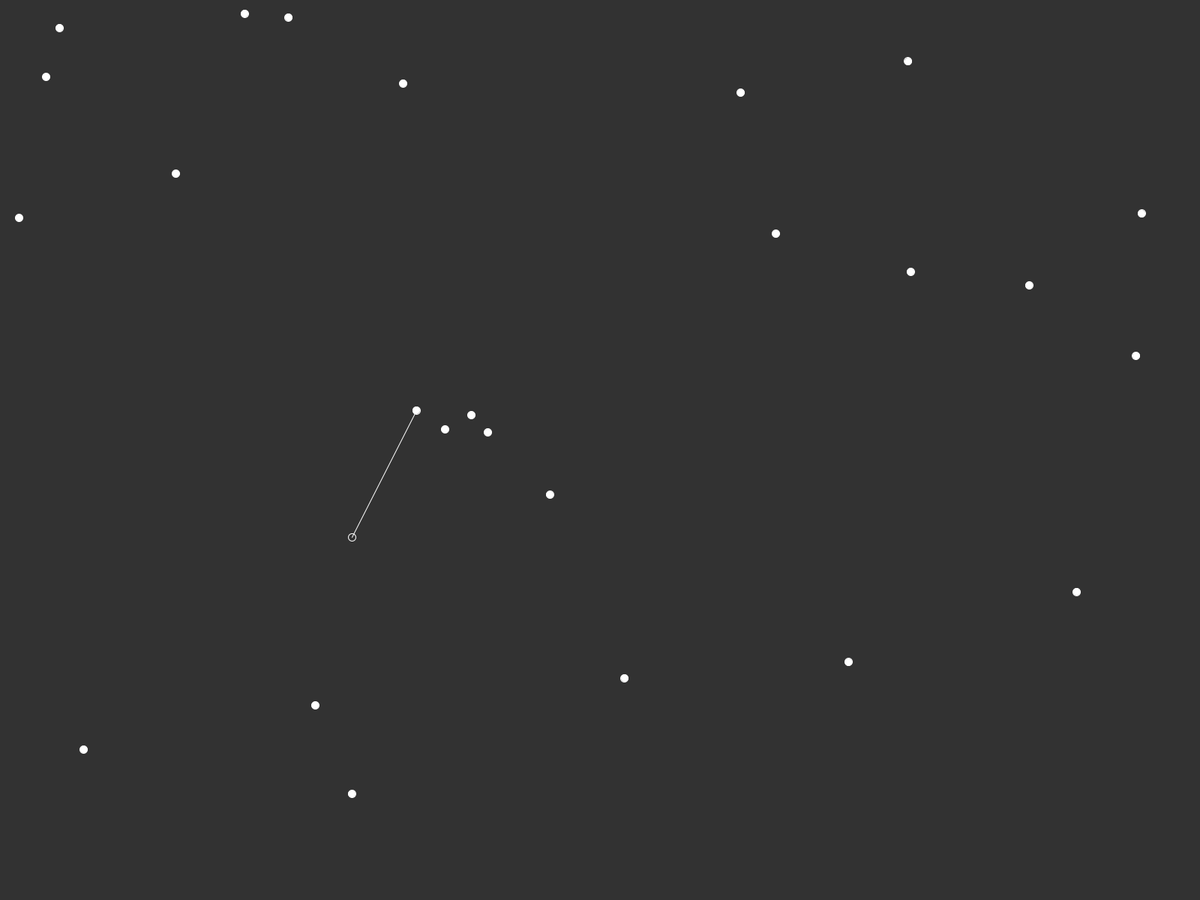
Frame 1 (no input)
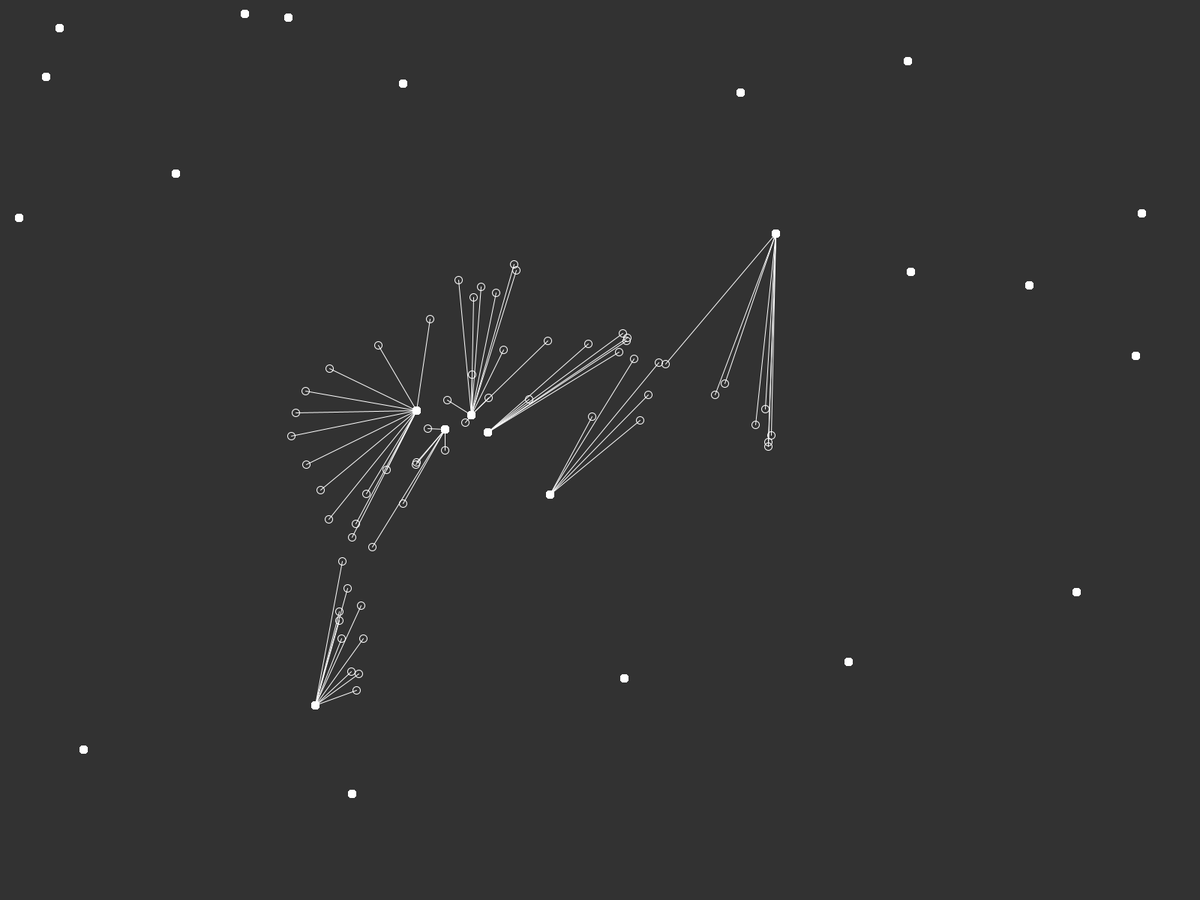
Frame 60 (the mouse pressed at the canvas centre just before this capture)
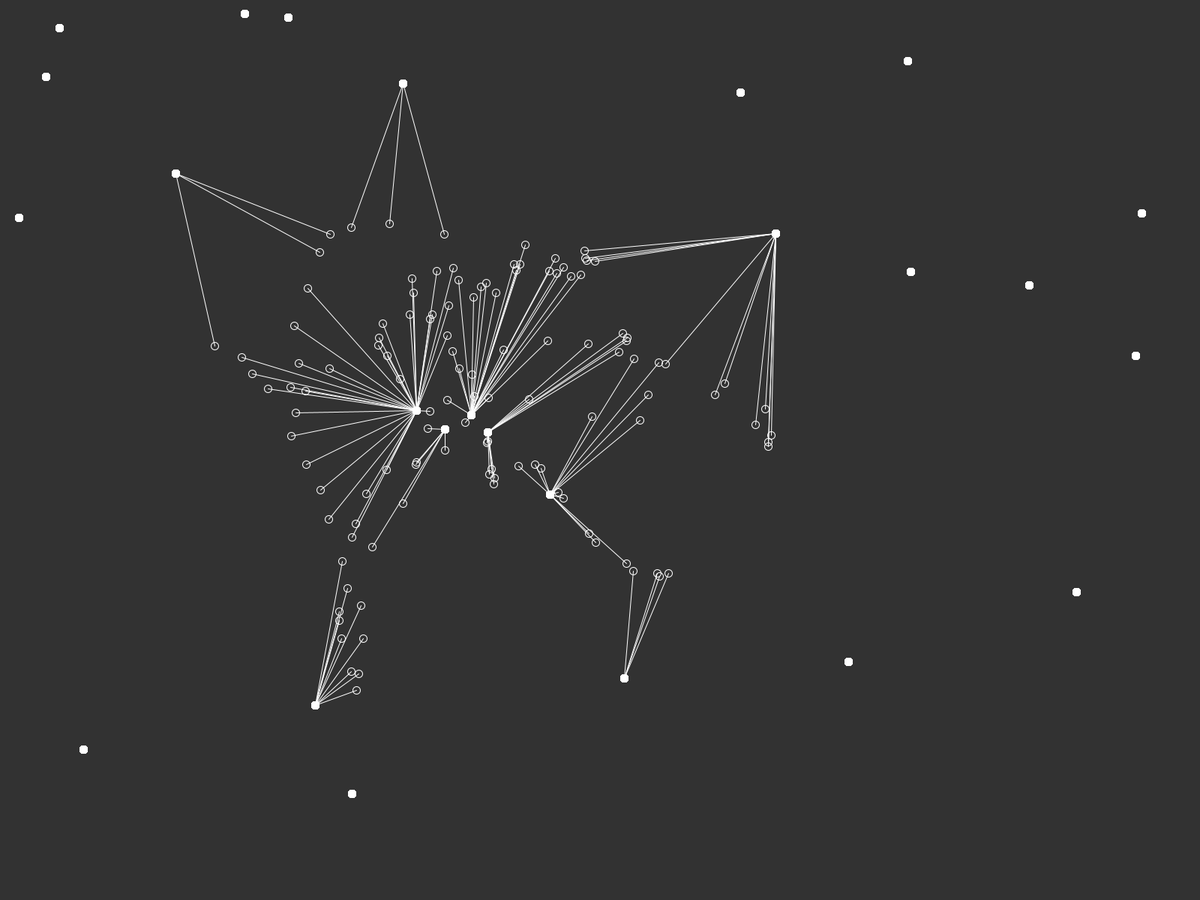
Frame 120 (the mouse held since frame 60 and released just before this capture)

The Processing sketch that drew these frames (run headless with seeded random() and noise(); from frame 60 on, the mouse is pressed at the canvas centre):

// Processing sketch: drawLineToClosestDotWithNoise
// ── drawLineToClosestDotWithNoise.pde
// Importing ArrayList to store coordinates
ArrayList<PVector> coords = new ArrayList<PVector>(); // List to hold the positions of the dots
int numDots = 25; // Number of dots to display on the screen

PVector pos = new PVector();
float t = 0;

void setup() {
  fullScreen(); // Sets up a fullscreen window

  // Initialize the positions of the dots
  for (int i = 0; i < numDots; i++) {
    // Generate random positions for each dot within the screen dimensions
    coords.add(new PVector(random(width), random(height)));
  }

  stroke(255); // Set the stroke color (outline) to white
  background(50);
}

void draw() {
  float x = map(noise(t+3), 0, 1, 50, width-50);
  float y = map(noise(t), 0, 1, 50, height-50);
  pos = new PVector(x, y);
  t += 0.05;

   // Clear the screen with a dark gray background

  int closestIndex = 0; // Index of the closest dot to the mouse
  // Calculate the distance from the first dot to the mouse pointer
  float distance = dist(coords.get(0).x, coords.get(0).y, pos.x, pos.y);

  // Loop through all the dots
  for (int i = 0; i < numDots; i++) {
    PVector temp = coords.get(i); // Get the position of the current dot
    fill(255);
    circle(temp.x, temp.y, 10); // Draw the dot as a circle with a diameter of 20

    // Calculate the distance from the current dot to the mouse pointer
    float newDistance = dist(coords.get(i).x, coords.get(i).y, pos.x, pos.y);
    if (newDistance < distance) { // If the current dot is closer than the previous closest dot
      distance = newDistance; // Update the closest distance
      closestIndex = i; // Update the index of the closest dot
    }
  }

  // Get the position of the closest dot
  PVector closest = coords.get(closestIndex);
  // Draw a line connecting the mouse pointer to the closest dot
  line( pos.x, pos.y, closest.x, closest.y);
  noFill();
  circle(pos.x, pos.y, 10);
}

void mousePressed() {
  // This function is currently empty, but it can be used to add interaction
}
